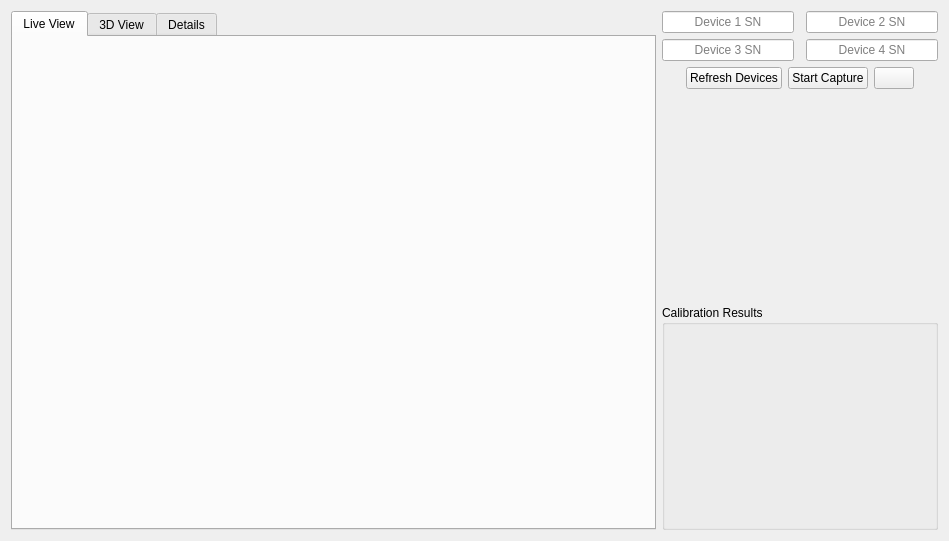
<?xml version="1.0" encoding="UTF-8"?>
<ui version="4.0">
 <class>tl::StereoModuleCalibrationView</class>
 <widget class="QWidget" name="tl::StereoModuleCalibrationView">
  <property name="geometry">
   <rect>
    <x>0</x>
    <y>0</y>
    <width>949</width>
    <height>541</height>
   </rect>
  </property>
  <property name="windowTitle">
   <string/>
  </property>
  <layout class="QHBoxLayout" name="horizontalLayout_3" stretch="7,3">
   <item>
    <widget class="QTabWidget" name="views">
     <property name="tabPosition">
      <enum>QTabWidget::North</enum>
     </property>
     <property name="currentIndex">
      <number>0</number>
     </property>
     <property name="usesScrollButtons">
      <bool>false</bool>
     </property>
     <property name="tabBarAutoHide">
      <bool>true</bool>
     </property>
     <widget class="QWidget" name="tabLiveView">
      <attribute name="title">
       <string>Live View</string>
      </attribute>
      <layout class="QVBoxLayout" name="verticalLayout_2">
       <property name="leftMargin">
        <number>0</number>
       </property>
       <property name="topMargin">
        <number>0</number>
       </property>
       <property name="rightMargin">
        <number>0</number>
       </property>
       <property name="bottomMargin">
        <number>0</number>
       </property>
       <item>
        <widget class="WidgetGridWidget" name="liveView" native="true"/>
       </item>
      </layout>
     </widget>
     <widget class="QWidget" name="tab3DView">
      <attribute name="title">
       <string>3D View</string>
      </attribute>
      <layout class="QVBoxLayout" name="verticalLayout_4">
       <property name="leftMargin">
        <number>0</number>
       </property>
       <property name="topMargin">
        <number>0</number>
       </property>
       <property name="rightMargin">
        <number>0</number>
       </property>
       <property name="bottomMargin">
        <number>0</number>
       </property>
       <item>
        <widget class="QWidget" name="scene3DView" native="true"/>
       </item>
      </layout>
     </widget>
     <widget class="QWidget" name="tabDetailsView">
      <attribute name="title">
       <string>Details</string>
      </attribute>
      <layout class="QVBoxLayout" name="verticalLayout_3">
       <property name="leftMargin">
        <number>0</number>
       </property>
       <property name="topMargin">
        <number>0</number>
       </property>
       <property name="rightMargin">
        <number>0</number>
       </property>
       <property name="bottomMargin">
        <number>0</number>
       </property>
       <item>
        <widget class="QWidget" name="detailsView" native="true"/>
       </item>
      </layout>
     </widget>
    </widget>
   </item>
   <item>
    <layout class="QVBoxLayout" name="verticalLayout" stretch="0,1,0,5">
     <item>
      <layout class="QGridLayout" name="gridLayout">
       <property name="spacing">
        <number>6</number>
       </property>
       <item row="0" column="0">
        <widget class="QLineEdit" name="deviceSN1">
         <property name="minimumSize">
          <size>
           <width>0</width>
           <height>0</height>
          </size>
         </property>
         <property name="maximumSize">
          <size>
           <width>16777215</width>
           <height>16777215</height>
          </size>
         </property>
         <property name="alignment">
          <set>Qt::AlignCenter</set>
         </property>
         <property name="placeholderText">
          <string>Device 1 SN</string>
         </property>
         <property name="clearButtonEnabled">
          <bool>true</bool>
         </property>
        </widget>
       </item>
       <item row="0" column="2">
        <widget class="QLineEdit" name="deviceSN2">
         <property name="minimumSize">
          <size>
           <width>0</width>
           <height>0</height>
          </size>
         </property>
         <property name="maximumSize">
          <size>
           <width>16777215</width>
           <height>16777215</height>
          </size>
         </property>
         <property name="alignment">
          <set>Qt::AlignCenter</set>
         </property>
         <property name="placeholderText">
          <string>Device 2 SN</string>
         </property>
         <property name="clearButtonEnabled">
          <bool>false</bool>
         </property>
        </widget>
       </item>
       <item row="1" column="0">
        <widget class="QLineEdit" name="deviceSN3">
         <property name="minimumSize">
          <size>
           <width>0</width>
           <height>0</height>
          </size>
         </property>
         <property name="maximumSize">
          <size>
           <width>16777215</width>
           <height>16777215</height>
          </size>
         </property>
         <property name="alignment">
          <set>Qt::AlignCenter</set>
         </property>
         <property name="placeholderText">
          <string>Device 3 SN</string>
         </property>
         <property name="clearButtonEnabled">
          <bool>false</bool>
         </property>
        </widget>
       </item>
       <item row="1" column="2">
        <widget class="QLineEdit" name="deviceSN4">
         <property name="minimumSize">
          <size>
           <width>0</width>
           <height>0</height>
          </size>
         </property>
         <property name="maximumSize">
          <size>
           <width>16777215</width>
           <height>16777215</height>
          </size>
         </property>
         <property name="alignment">
          <set>Qt::AlignCenter</set>
         </property>
         <property name="placeholderText">
          <string>Device 4 SN</string>
         </property>
         <property name="clearButtonEnabled">
          <bool>false</bool>
         </property>
        </widget>
       </item>
       <item row="0" column="1" rowspan="2">
        <widget class="LedIndicatorGrid" name="indicators" native="true"/>
       </item>
      </layout>
     </item>
     <item>
      <layout class="QHBoxLayout" name="horizontalLayout">
       <item>
        <spacer name="horizontalSpacer">
         <property name="orientation">
          <enum>Qt::Horizontal</enum>
         </property>
         <property name="sizeHint" stdset="0">
          <size>
           <width>40</width>
           <height>20</height>
          </size>
         </property>
        </spacer>
       </item>
       <item>
        <widget class="QPushButton" name="refreshBtn">
         <property name="sizePolicy">
          <sizepolicy hsizetype="Fixed" vsizetype="Fixed">
           <horstretch>0</horstretch>
           <verstretch>0</verstretch>
          </sizepolicy>
         </property>
         <property name="minimumSize">
          <size>
           <width>0</width>
           <height>0</height>
          </size>
         </property>
         <property name="maximumSize">
          <size>
           <width>16777215</width>
           <height>16777215</height>
          </size>
         </property>
         <property name="text">
          <string>Refresh Devices</string>
         </property>
         <property name="icon">
          <iconset resource="resources/app.qrc">
           <normaloff>:/icons/refresh.svg</normaloff>:/icons/refresh.svg</iconset>
         </property>
         <property name="iconSize">
          <size>
           <width>23</width>
           <height>23</height>
          </size>
         </property>
        </widget>
       </item>
       <item>
        <widget class="QPushButton" name="captureBtn">
         <property name="sizePolicy">
          <sizepolicy hsizetype="Fixed" vsizetype="Fixed">
           <horstretch>0</horstretch>
           <verstretch>0</verstretch>
          </sizepolicy>
         </property>
         <property name="minimumSize">
          <size>
           <width>0</width>
           <height>0</height>
          </size>
         </property>
         <property name="maximumSize">
          <size>
           <width>16777215</width>
           <height>16777215</height>
          </size>
         </property>
         <property name="text">
          <string>Start Capture</string>
         </property>
         <property name="icon">
          <iconset resource="resources/app.qrc">
           <normaloff>:/icons/play.svg</normaloff>:/icons/play.svg</iconset>
         </property>
         <property name="iconSize">
          <size>
           <width>23</width>
           <height>23</height>
          </size>
         </property>
         <property name="checkable">
          <bool>true</bool>
         </property>
        </widget>
       </item>
       <item>
        <widget class="QPushButton" name="configBtn">
         <property name="sizePolicy">
          <sizepolicy hsizetype="Fixed" vsizetype="Fixed">
           <horstretch>0</horstretch>
           <verstretch>0</verstretch>
          </sizepolicy>
         </property>
         <property name="text">
          <string/>
         </property>
         <property name="icon">
          <iconset resource="resources/app.qrc">
           <normaloff>:/icons/cog.svg</normaloff>:/icons/cog.svg</iconset>
         </property>
         <property name="iconSize">
          <size>
           <width>24</width>
           <height>24</height>
          </size>
         </property>
        </widget>
       </item>
       <item>
        <spacer name="horizontalSpacer_2">
         <property name="orientation">
          <enum>Qt::Horizontal</enum>
         </property>
         <property name="sizeHint" stdset="0">
          <size>
           <width>40</width>
           <height>20</height>
          </size>
         </property>
        </spacer>
       </item>
      </layout>
     </item>
     <item>
      <widget class="QStackedWidget" name="pages">
       <widget class="QWidget" name="pageMsg">
        <layout class="QVBoxLayout" name="verticalLayout_5">
         <property name="leftMargin">
          <number>6</number>
         </property>
         <property name="topMargin">
          <number>6</number>
         </property>
         <property name="rightMargin">
          <number>6</number>
         </property>
         <property name="bottomMargin">
          <number>6</number>
         </property>
         <item>
          <widget class="MessageLogWidget" name="msg" native="true"/>
         </item>
        </layout>
       </widget>
       <widget class="QWidget" name="pageUploadResults">
        <layout class="QVBoxLayout" name="verticalLayout_7">
         <property name="leftMargin">
          <number>6</number>
         </property>
         <property name="topMargin">
          <number>6</number>
         </property>
         <property name="rightMargin">
          <number>6</number>
         </property>
         <property name="bottomMargin">
          <number>6</number>
         </property>
         <item>
          <widget class="QTableView" name="uploadResultsView"/>
         </item>
        </layout>
       </widget>
      </widget>
     </item>
     <item>
      <widget class="QGroupBox" name="groupBox">
       <property name="title">
        <string>Calibration Results</string>
       </property>
       <layout class="QVBoxLayout" name="verticalLayout_6">
        <property name="leftMargin">
         <number>0</number>
        </property>
        <property name="topMargin">
         <number>0</number>
        </property>
        <property name="rightMargin">
         <number>0</number>
        </property>
        <property name="bottomMargin">
         <number>0</number>
        </property>
        <item>
         <widget class="StereoModuleCalibResultView" name="calibResultView" native="true"/>
        </item>
       </layout>
      </widget>
     </item>
    </layout>
   </item>
  </layout>
 </widget>
 <customwidgets>
  <customwidget>
   <class>StereoModuleCalibResultView</class>
   <extends>QWidget</extends>
   <header>application/StereoModuleCalibResultView.h</header>
   <container>1</container>
  </customwidget>
  <customwidget>
   <class>WidgetGridWidget</class>
   <extends>QWidget</extends>
   <header>application/WidgetGridWidget.h</header>
   <container>1</container>
  </customwidget>
  <customwidget>
   <class>LedIndicatorGrid</class>
   <extends>QWidget</extends>
   <header>application/LedIndicatorGrid.h</header>
   <container>1</container>
  </customwidget>
  <customwidget>
   <class>MessageLogWidget</class>
   <extends>QWidget</extends>
   <header>application/gui/messagelogwidget.h</header>
   <container>1</container>
  </customwidget>
 </customwidgets>
 <resources>
  <include location="resources/app.qrc"/>
 </resources>
 <connections/>
</ui>
